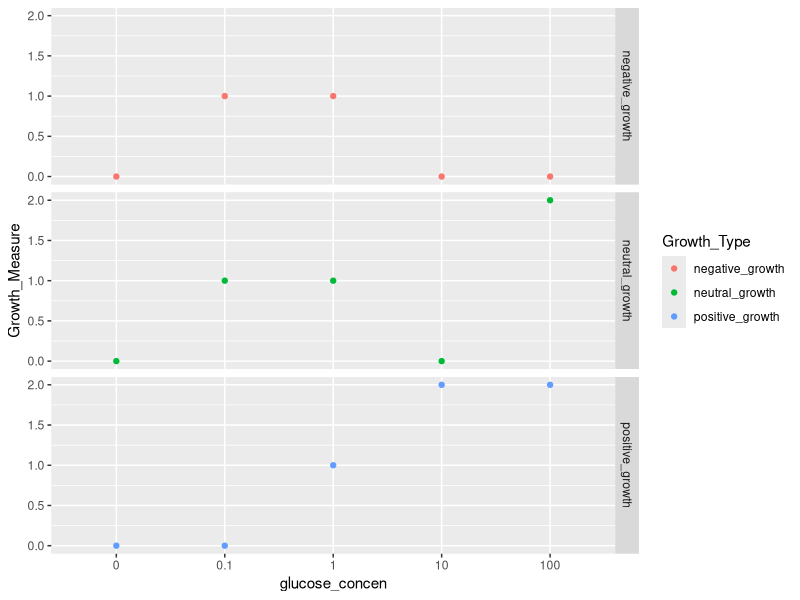
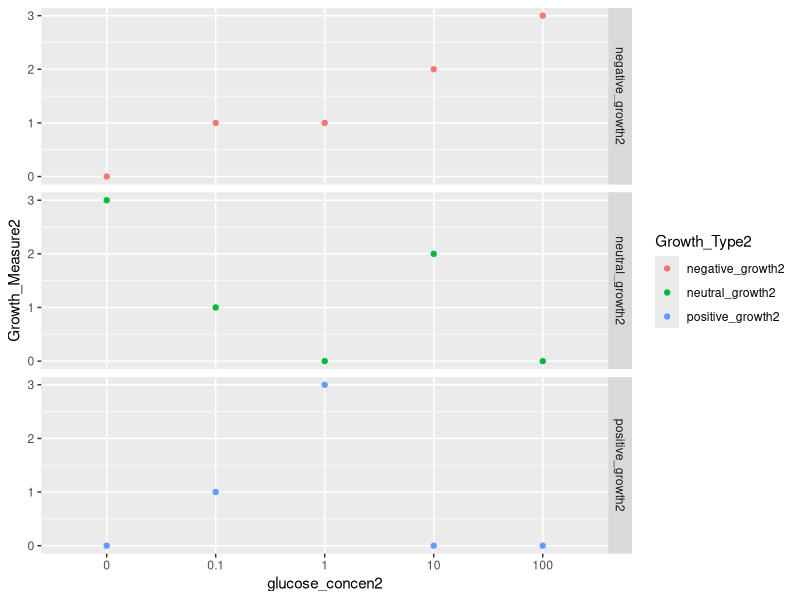

The R source for these figures, in order:
## ---- chunk 1
#load required library
library(tidyverse)

## ---- chunk 2
#construct graphs from the experiment
glucose_concen <- c(100, 10, 1, .1, 0)
positive_growth <- c(2, 2, 1, 0, 0)
negative_growth <- c(0, 0, 1, 1, 0)
neutral_growth <- c(2, 0, 1, 1, 0)

Physarum_Growth <- tibble(glucose_concen,positive_growth, negative_growth, neutral_growth) %>% 
  mutate(glucose_concen = as.factor(glucose_concen))
Physarum_Growth

#Taking a wide data frame and making it a long data frame for graphing purposes by using the function gather() 
Physarum_Growth_longformat <- gather(Physarum_Growth, Growth_Type, Growth_Measure, positive_growth:neutral_growth)
Physarum_Growth_longformat

## ---- chunk 3
#ggplot(Physarum_Growth_longformat, aes(x = as.factor(glucose_concen), y = Growth_Measure)) + geom_point()
#I used the function facet_grid() to enable graphs in one visual.

# Physarum_Growth_longformat %>% group_by(Growth_Type) %>% 
  #ggplot(aes(x = glucose_concen, y = Growth_Measure, col = Growth_Type)) + geom_point() + facet_grid(.~Growth_Type)

Physarum_Growth_longformat %>% group_by(Growth_Type) %>% 
  ggplot(aes(x = glucose_concen, y = Growth_Measure, col = Growth_Type)) + geom_point() + facet_grid(Growth_Type ~.)

## ---- chunk 4
#construct graphs from the experiment
glucose_concen2 <- c(100, 10, 1, .1, 0)
positive_growth2 <- c(0, 0, 3, 1, 0)
negative_growth2 <- c(3, 2, 1, 1, 0)
neutral_growth2 <- c(0, 2, 0, 1, 3)

Physarum_Growth2 <- tibble(glucose_concen2,positive_growth2, negative_growth2, neutral_growth2) %>% 
  mutate(glucose_concen2 = as.factor(glucose_concen2))
Physarum_Growth2

#Taking a wide data frame and making it a long data frame for graphing purposes by using the function gather() 
Physarum_Growth_longformat2 <- gather(Physarum_Growth2, Growth_Type2, Growth_Measure2, positive_growth2:neutral_growth2)
Physarum_Growth_longformat2

## ---- chunk 5
#ggplot(Physarum_Growth_longformat, aes(x = as.factor(glucose_concen), y = Growth_Measure)) + geom_point()
#I used the function facet_grid() to enable graphs in one visual.

# Physarum_Growth_longformat %>% group_by(Growth_Type) %>% 
  #ggplot(aes(x = glucose_concen, y = Growth_Measure, col = Growth_Type)) + geom_point() + facet_grid(.~Growth_Type)

Physarum_Growth_longformat2 %>% group_by(Growth_Type2) %>% 
  ggplot(aes(x = glucose_concen2, y = Growth_Measure2, col = Growth_Type2)) + geom_point() + facet_grid(Growth_Type2 ~.)

